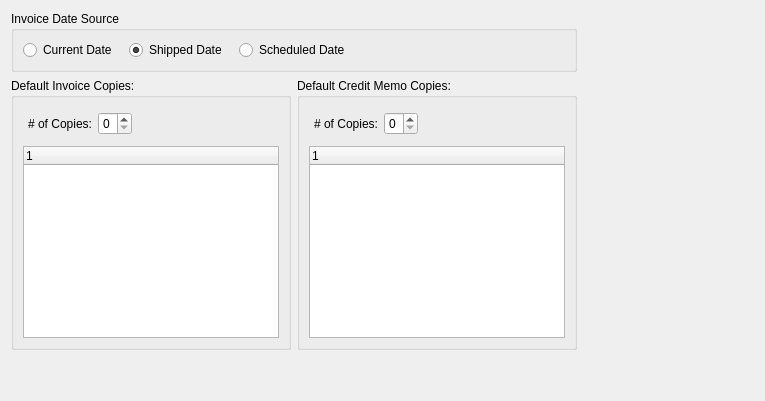
       <widget class="QWidget" name="invoice">
        <attribute name="title">
         <string>Invoice</string>
        </attribute>
        <layout class="QGridLayout">
         <item row="0" column="0" colspan="2">
          <widget class="QGroupBox" name="_invcDateGroup">
           <property name="title">
            <string>Invoice Date Source</string>
           </property>
           <layout class="QGridLayout">
            <item row="0" column="0">
             <layout class="QHBoxLayout">
              <property name="spacing">
               <number>12</number>
              </property>
              <item>
               <widget class="QRadioButton" name="_invcCurrdate">
                <property name="text">
                 <string>Current Date</string>
                </property>
               </widget>
              </item>
              <item>
               <widget class="QRadioButton" name="_invcShipdate">
                <property name="text">
                 <string>Shipped Date</string>
                </property>
                <property name="checked">
                 <bool>true</bool>
                </property>
               </widget>
              </item>
              <item>
               <widget class="QRadioButton" name="_invcScheddate">
                <property name="text">
                 <string>Scheduled Date</string>
                </property>
               </widget>
              </item>
             </layout>
            </item>
            <item row="0" column="1">
             <spacer>
              <property name="orientation">
               <enum>Qt::Horizontal</enum>
              </property>
              <property name="sizeHint" stdset="0">
               <size>
                <width>40</width>
                <height>20</height>
               </size>
              </property>
             </spacer>
            </item>
           </layout>
          </widget>
         </item>
         <item row="1" column="0">
          <widget class="QGroupBox" name="_invoiceGroup">
           <property name="sizePolicy">
            <sizepolicy hsizetype="Fixed" vsizetype="Fixed">
             <horstretch>0</horstretch>
             <verstretch>0</verstretch>
            </sizepolicy>
           </property>
           <property name="title">
            <string>Default Invoice Copies:</string>
           </property>
           <layout class="QGridLayout">
            <item row="0" column="0">
             <layout class="QHBoxLayout">
              <property name="margin">
               <number>5</number>
              </property>
              <item>
               <widget class="QLabel" name="_invoiceNumOfCopiesLit">
                <property name="text">
                 <string># of Copies:</string>
                </property>
                <property name="alignment">
                 <set>Qt::AlignRight|Qt::AlignTrailing|Qt::AlignVCenter</set>
                </property>
               </widget>
              </item>
              <item>
               <widget class="QSpinBox" name="_invoiceNumOfCopies">
                <property name="enabled">
                 <bool>true</bool>
                </property>
                <property name="minimum">
                 <number>0</number>
                </property>
                <property name="maximum">
                 <number>9</number>
                </property>
                <property name="value">
                 <number>0</number>
                </property>
               </widget>
              </item>
              <item>
               <spacer>
                <property name="orientation">
                 <enum>Qt::Horizontal</enum>
                </property>
                <property name="sizeType">
                 <enum>QSizePolicy::Expanding</enum>
                </property>
                <property name="sizeHint" stdset="0">
                 <size>
                  <width>16</width>
                  <height>10</height>
                 </size>
                </property>
               </spacer>
              </item>
             </layout>
            </item>
            <item row="1" column="0">
             <widget class="XTreeWidget" name="_invoiceWatermarks">
              <property name="minimumSize">
               <size>
                <width>0</width>
                <height>100</height>
               </size>
              </property>
             </widget>
            </item>
           </layout>
          </widget>
         </item>
         <item row="1" column="1">
          <widget class="QGroupBox" name="_creditMemoGroup">
           <property name="sizePolicy">
            <sizepolicy hsizetype="Fixed" vsizetype="Fixed">
             <horstretch>0</horstretch>
             <verstretch>0</verstretch>
            </sizepolicy>
           </property>
           <property name="title">
            <string>Default Credit Memo Copies:</string>
           </property>
           <layout class="QGridLayout">
            <item row="0" column="0">
             <layout class="QHBoxLayout">
              <property name="margin">
               <number>5</number>
              </property>
              <item>
               <widget class="QLabel" name="_creditMemoNumOfCopiesLit">
                <property name="text">
                 <string># of Copies:</string>
                </property>
                <property name="alignment">
                 <set>Qt::AlignRight|Qt::AlignTrailing|Qt::AlignVCenter</set>
                </property>
               </widget>
              </item>
              <item>
               <widget class="QSpinBox" name="_creditMemoNumOfCopies">
                <property name="enabled">
                 <bool>true</bool>
                </property>
                <property name="minimum">
                 <number>0</number>
                </property>
                <property name="maximum">
                 <number>9</number>
                </property>
                <property name="value">
                 <number>0</number>
                </property>
               </widget>
              </item>
              <item>
               <spacer>
                <property name="orientation">
                 <enum>Qt::Horizontal</enum>
                </property>
                <property name="sizeType">
                 <enum>QSizePolicy::Expanding</enum>
                </property>
                <property name="sizeHint" stdset="0">
                 <size>
                  <width>16</width>
                  <height>10</height>
                 </size>
                </property>
               </spacer>
              </item>
             </layout>
            </item>
            <item row="1" column="0">
             <widget class="XTreeWidget" name="_creditMemoWatermarks">
              <property name="minimumSize">
               <size>
                <width>0</width>
                <height>100</height>
               </size>
              </property>
             </widget>
            </item>
           </layout>
          </widget>
         </item>
         <item row="2" column="0" colspan="3">
          <spacer>
           <property name="orientation">
            <enum>Qt::Vertical</enum>
           </property>
           <property name="sizeHint" stdset="0">
            <size>
             <width>20</width>
             <height>40</height>
            </size>
           </property>
          </spacer>
         </item>
         <item row="0" column="2">
          <spacer>
           <property name="orientation">
            <enum>Qt::Horizontal</enum>
           </property>
           <property name="sizeType">
            <enum>QSizePolicy::Expanding</enum>
           </property>
           <property name="sizeHint" stdset="0">
            <size>
             <width>171</width>
             <height>40</height>
            </size>
           </property>
          </spacer>
         </item>
        </layout>
       </widget>
